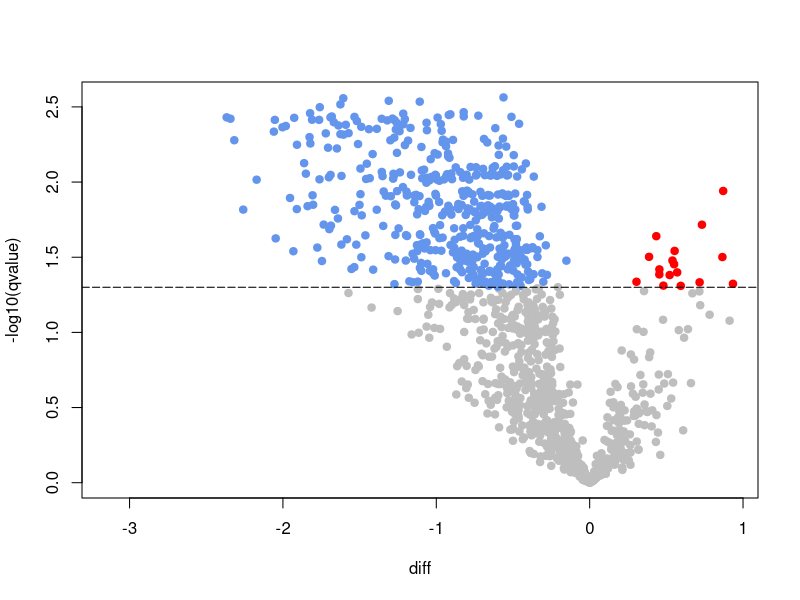

Generate this figure with R:
tab=read.table("Proteins_diff_exp.txt",header=TRUE)
 qvalue=tab$q_value
 diff=tab$Difference
 pdf("Volcano_plot.pdf")
 plot(diff,-log10(qvalue),col=c(ifelse(qvalue>0.05,"grey",ifelse(diff>0,"red","cornflowerblue"))),pch=19)
 abline(h=1.3,lty=5)
 dev.off()